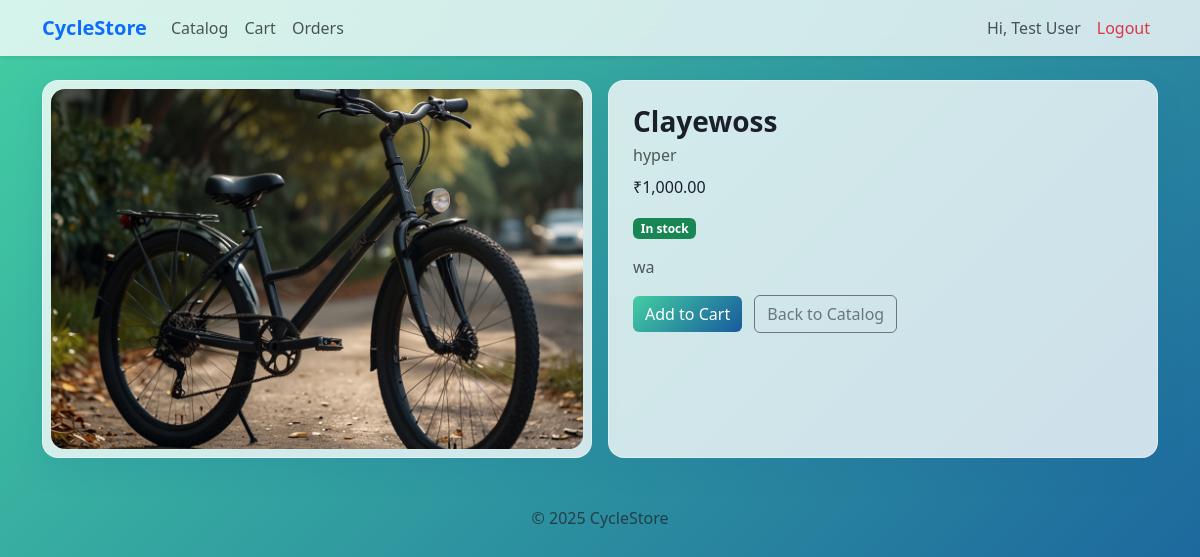
Page /user/product.php?id=4 (signed in) on the committed database.
### tables this page shows
CREATE TABLE `products` (
  `id` int(11) NOT NULL,
  `supplier_id` int(11) NOT NULL,
  `category_id` int(11) NOT NULL,
  `name` varchar(160) NOT NULL,
  `slug` varchar(200) NOT NULL,
  `description` text DEFAULT NULL,
  `brand` varchar(120) DEFAULT NULL,
  `price` decimal(12,2) NOT NULL DEFAULT 0.00,
  `thumbnail` varchar(255) DEFAULT NULL,
  `is_active` tinyint(1) NOT NULL DEFAULT 1,
  `created_at` datetime DEFAULT current_timestamp()
);

### user/product.php (the view, shortened to what this page needs)
<?php
require_once '../config/db.php';
$id = (int)($_GET['id'] ?? 0);
$sql = "SELECT p.id,p.name,p.slug,p.description,p.brand,p.price,p.thumbnail,COALESCE(i.stock,0) stock
        FROM products p
        LEFT JOIN inventory i ON i.product_id=p.id
        WHERE p.id=$id AND p.is_active=1";
$res = mysqli_query($conn, $sql);
$p = mysqli_fetch_assoc($res);
include '../includes/header_user.php';
include '../includes/nav_user.php';
?>
<div class="container my-4">
  <div class="row g-3">
    <div class="col-md-6">
      <div class="glass p-2">
        <img src="<?=htmlspecialchars($p['thumbnail'] ?: '../uploads\products\placeholder.jpg')?>"
             class="w-100" style="height:360px;object-fit:cover;border-radius:14px;">
      </div>
    </div>
    <div class="col-md-6">
      <div class="glass p-4 h-100">
        <h3 class="fw-bold mb-1"><?=htmlspecialchars($p['name'])?></h3>
        <div class="text-muted mb-2"><?=htmlspecialchars($p['brand'] ?? '')?></div>
        <div class="mb-3">₹<?=number_format((float)$p['price'],2)?></div>
        <div class="mb-3">
          <span class="badge <?=($p['stock']>0?'text-bg-success':'text-bg-danger')?>"><?= $p['stock']>0 ? 'In stock' : 'Out of stock' ?></span>
        </div>
        <p class="text-muted"><?=nl2br(htmlspecialchars($p['description'] ?? ''))?></p>
        <div class="mt-3">
          <?php if($p['stock']>0): ?>
            <a class="btn btn-brand" href="cart.php?action=add&id=<?=$p['id']?>">Add to Cart</a>
          <?php else: ?>
            <button class="btn btn-secondary" disabled>Unavailable</button>
          <?php endif; ?>
          <a class="btn btn-outline-secondary ms-2" href="catalog.php">Back to Catalog</a>
        </div>
      </div>
    </div>
  </div>
</div>
<?php include '../includes/footer.php'; ?>

### includes/header_user.php (style rules this page uses)
body { background:linear-gradient(135deg,#43cea2,#185a9d);min-height:100vh;color:#1b1f2a; }
.glass { background:rgba(255,255,255,.78);border:1px solid rgba(255,255,255,.35);border-radius:16px;box-shadow:0 12px 30px rgba(24,90,157,.12); }
.btn-brand { background:linear-gradient(135deg,#43cea2,#185a9d);color:#fff;border:0; }

### rows in the picture
products: thumbnail (picture), name "Clayewoss", brand "hyper", price "1,000.00", description "wa"

### other values in the picture
$u['name'] "Test User"
